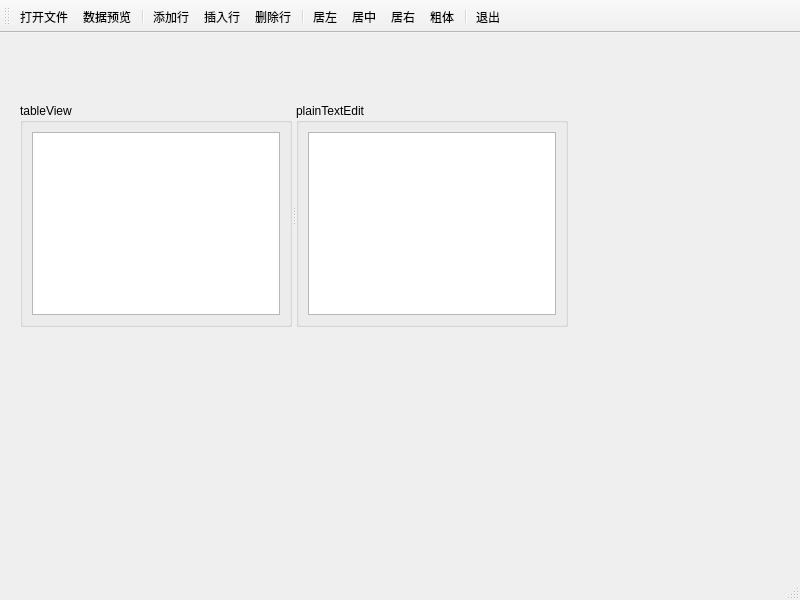
<?xml version="1.0" encoding="UTF-8"?>
<ui version="4.0">
 <class>MainWindow</class>
 <widget class="QMainWindow" name="MainWindow">
  <property name="geometry">
   <rect>
    <x>0</x>
    <y>0</y>
    <width>800</width>
    <height>600</height>
   </rect>
  </property>
  <property name="windowTitle">
   <string>MainWindow</string>
  </property>
  <widget class="QWidget" name="centralwidget">
   <widget class="QSplitter" name="splitter">
    <property name="geometry">
     <rect>
      <x>20</x>
      <y>70</y>
      <width>548</width>
      <height>224</height>
     </rect>
    </property>
    <property name="orientation">
     <enum>Qt::Horizontal</enum>
    </property>
    <widget class="QGroupBox" name="groupBox">
     <property name="title">
      <string>tableView</string>
     </property>
     <layout class="QHBoxLayout" name="horizontalLayout">
      <item>
       <widget class="QTableView" name="tableView"/>
      </item>
     </layout>
    </widget>
    <widget class="QGroupBox" name="groupBox_2">
     <property name="title">
      <string>plainTextEdit</string>
     </property>
     <layout class="QHBoxLayout" name="horizontalLayout_2">
      <item>
       <widget class="QPlainTextEdit" name="plainTextEdit"/>
      </item>
     </layout>
    </widget>
   </widget>
  </widget>
  <widget class="QMenuBar" name="menubar">
   <property name="geometry">
    <rect>
     <x>0</x>
     <y>0</y>
     <width>800</width>
     <height>17</height>
    </rect>
   </property>
  </widget>
  <widget class="QStatusBar" name="statusbar"/>
  <widget class="QToolBar" name="toolBar">
   <property name="windowTitle">
    <string>toolBar</string>
   </property>
   <property name="toolButtonStyle">
    <enum>Qt::ToolButtonTextUnderIcon</enum>
   </property>
   <attribute name="toolBarArea">
    <enum>TopToolBarArea</enum>
   </attribute>
   <attribute name="toolBarBreak">
    <bool>false</bool>
   </attribute>
   <addaction name="actOpen"/>
   <addaction name="actModelData"/>
   <addaction name="separator"/>
   <addaction name="actAppend"/>
   <addaction name="actInsert"/>
   <addaction name="actDel"/>
   <addaction name="separator"/>
   <addaction name="actLeft"/>
   <addaction name="actMiddle"/>
   <addaction name="actRight"/>
   <addaction name="actBold"/>
   <addaction name="separator"/>
   <addaction name="actQuit"/>
  </widget>
  <action name="actOpen">
   <property name="icon">
    <iconset resource="res.qrc">
     <normaloff>:/images/icons/open.bmp</normaloff>:/images/icons/open.bmp</iconset>
   </property>
   <property name="text">
    <string>打开文件</string>
   </property>
   <property name="menuRole">
    <enum>QAction::NoRole</enum>
   </property>
  </action>
  <action name="actModelData">
   <property name="icon">
    <iconset resource="res.qrc">
     <normaloff>:/images/icons/export1.bmp</normaloff>:/images/icons/export1.bmp</iconset>
   </property>
   <property name="text">
    <string>数据预览</string>
   </property>
   <property name="menuRole">
    <enum>QAction::NoRole</enum>
   </property>
  </action>
  <action name="actAppend">
   <property name="icon">
    <iconset resource="res.qrc">
     <normaloff>:/images/icons/append.bmp</normaloff>:/images/icons/append.bmp</iconset>
   </property>
   <property name="text">
    <string>添加行</string>
   </property>
   <property name="menuRole">
    <enum>QAction::NoRole</enum>
   </property>
  </action>
  <action name="actInsert">
   <property name="icon">
    <iconset resource="res.qrc">
     <normaloff>:/images/icons/306.bmp</normaloff>:/images/icons/306.bmp</iconset>
   </property>
   <property name="text">
    <string>插入行</string>
   </property>
   <property name="menuRole">
    <enum>QAction::NoRole</enum>
   </property>
  </action>
  <action name="actDel">
   <property name="icon">
    <iconset resource="res.qrc">
     <normaloff>:/images/icons/delete.bmp</normaloff>:/images/icons/delete.bmp</iconset>
   </property>
   <property name="text">
    <string>删除行</string>
   </property>
   <property name="menuRole">
    <enum>QAction::NoRole</enum>
   </property>
  </action>
  <action name="actLeft">
   <property name="icon">
    <iconset resource="res.qrc">
     <normaloff>:/images/icons/508.bmp</normaloff>:/images/icons/508.bmp</iconset>
   </property>
   <property name="text">
    <string>居左</string>
   </property>
   <property name="menuRole">
    <enum>QAction::NoRole</enum>
   </property>
  </action>
  <action name="actMiddle">
   <property name="checkable">
    <bool>false</bool>
   </property>
   <property name="icon">
    <iconset resource="res.qrc">
     <normaloff>:/images/icons/510.bmp</normaloff>:/images/icons/510.bmp</iconset>
   </property>
   <property name="text">
    <string>居中</string>
   </property>
   <property name="menuRole">
    <enum>QAction::NoRole</enum>
   </property>
  </action>
  <action name="actRight">
   <property name="icon">
    <iconset resource="res.qrc">
     <normaloff>:/images/icons/512.bmp</normaloff>:/images/icons/512.bmp</iconset>
   </property>
   <property name="text">
    <string>居右</string>
   </property>
   <property name="menuRole">
    <enum>QAction::NoRole</enum>
   </property>
  </action>
  <action name="actBold">
   <property name="checkable">
    <bool>true</bool>
   </property>
   <property name="icon">
    <iconset resource="res.qrc">
     <normaloff>:/images/icons/500.bmp</normaloff>:/images/icons/500.bmp</iconset>
   </property>
   <property name="text">
    <string>粗体</string>
   </property>
   <property name="menuRole">
    <enum>QAction::NoRole</enum>
   </property>
  </action>
  <action name="actQuit">
   <property name="icon">
    <iconset resource="res.qrc">
     <normaloff>:/images/icons/exit.bmp</normaloff>:/images/icons/exit.bmp</iconset>
   </property>
   <property name="text">
    <string>退出</string>
   </property>
   <property name="menuRole">
    <enum>QAction::NoRole</enum>
   </property>
  </action>
 </widget>
 <resources>
  <include location="res.qrc"/>
 </resources>
 <connections>
  <connection>
   <sender>actQuit</sender>
   <signal>triggered()</signal>
   <receiver>MainWindow</receiver>
   <slot>close()</slot>
   <hints>
    <hint type="sourcelabel">
     <x>-1</x>
     <y>-1</y>
    </hint>
    <hint type="destinationlabel">
     <x>399</x>
     <y>299</y>
    </hint>
   </hints>
  </connection>
 </connections>
</ui>
